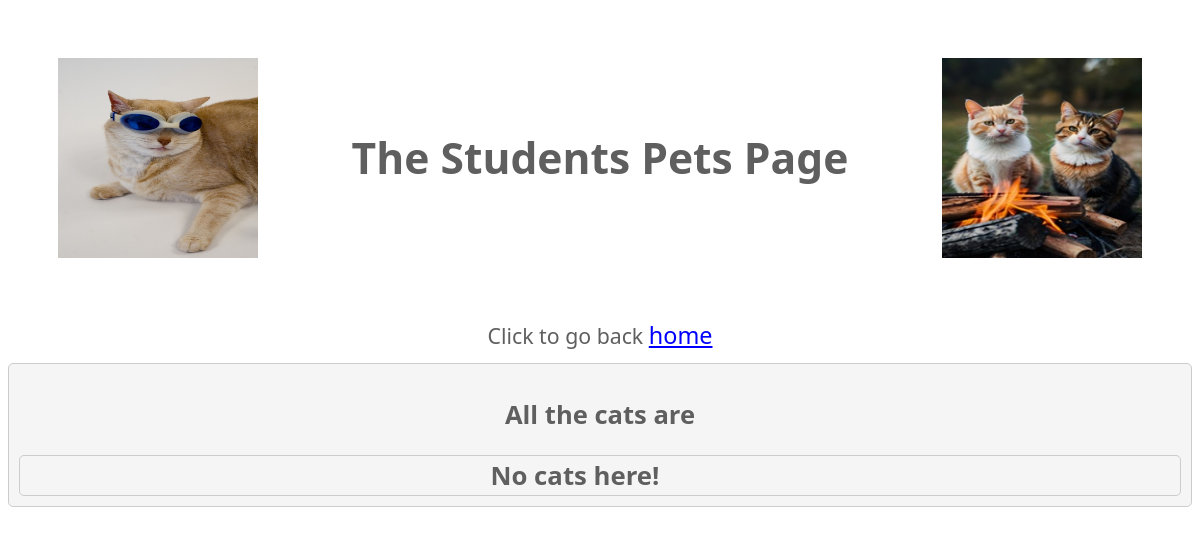
The page /petsApp/pets/ on the database as committed earlier.
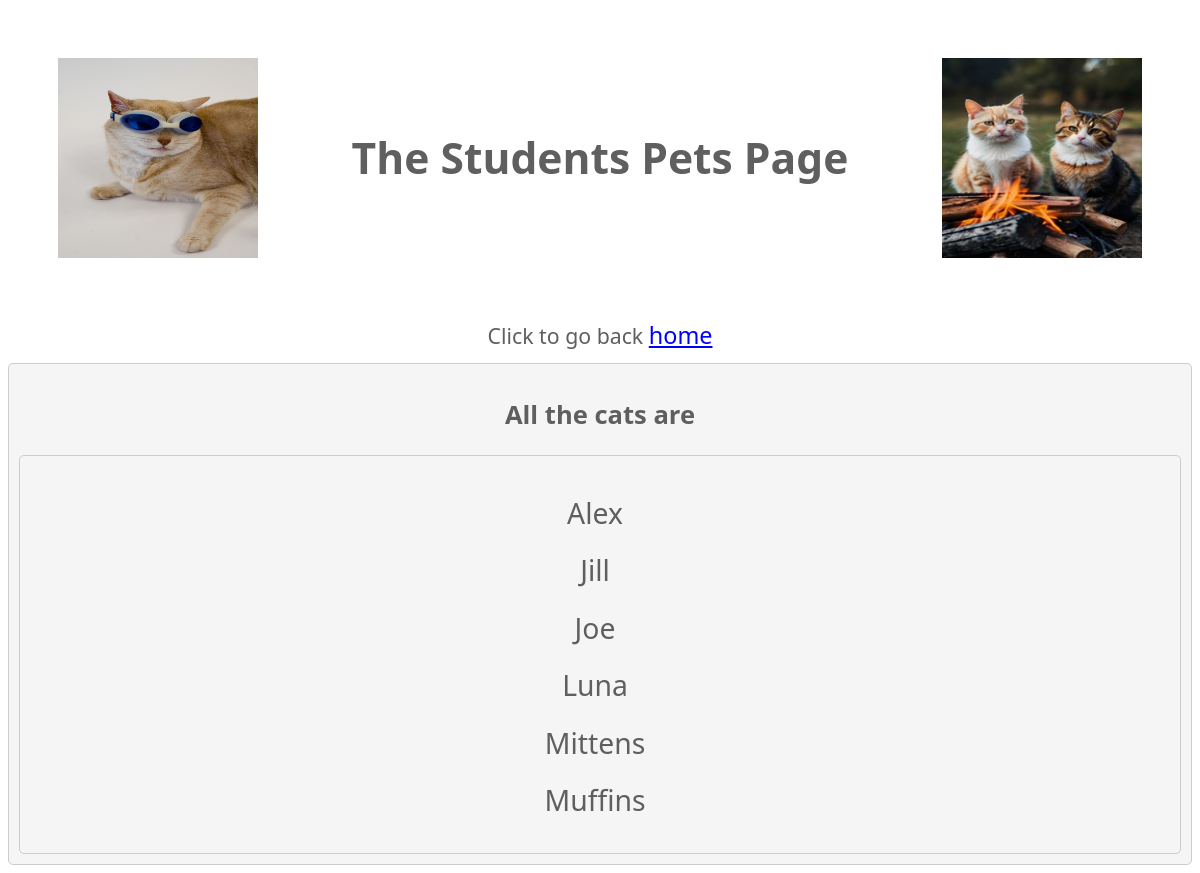
The same page on the database as committed later.
### petsApp/models.py (models this page shows, shortened)
class Cats(models.Model):
    owner = models.ForeignKey('Student', on_delete=models.CASCADE)
    name = models.CharField(max_length=32)
    class Meta:
        verbose_name_plural = 'Cats'

### petsApp/views.py (the view)
# urls.py: path('pets/', views.pets, name='pets'),
def pets(request):
    cats = Cats.objects.all().order_by('name')
    return render(request, 'petsApp/pets.html', {'cats': cats})

### templates/petsApp/pets.html (shortened to what this page needs)
<!DOCTYPE html>
{% load static %}
<html lang="en">
    <head>
         <link rel="stylesheet" type="text/css" href="{% static 'cssSauce/pets.css' %}" />
        <div id="images">
            <img src="{% static 'images/cats-with-goggels.jpg' %}"  alt="image of a cat with goggles on"/>
            <h1>The Students Pets Page</h1>
            <img src="{% static 'images/cats_with_fire.jpg' %}"  alt="image of cats at a fire"/>
        </div>
    </head>
    <body>
      <div id="link">
        Click to go back <a href="/petsApp">home</a> <br />
      </div>
      <div id="main-block">
          <h2>All the cats are</h2>
      <div id="list">
      {% if cats %}
          <ul>
      {% for cat in cats %}
        <li>{{ cat.name }} </li>
      {% endfor %}
              </ul>
      {% else %}
          <strong>No cats here!</strong>
      {% endif %}
          </div>
          </div>
    </body>
 </html>

### static/cssSauce/pets.css (style rules this page uses)
* { font-family: "Segoe UI", system-ui, sans-serif; font-size: 1.1em; line-height: 1.5em; color: #5f5f5f; }
h1 { text-align: center; font-size: 2em; }
h2 { text-align: center; font-size: 1.2em; }
ul { list-style-type: none; font-size: 1.1em; }
li { padding-top: 10px; padding-bottom: 5px; }
#list { padding-right: 50px; border: 1px solid #ccc; border-radius: 5px; }
#images { display: flex; justify-content: space-between; align-items: center; padding: 50px; }
#images img { height: 200px; width: 200px; }
#main-block { background-color: #f5f5f5; padding: 10px; border: 1px solid #ccc; border-radius: 5px; text-align: center; }
a { color: blue; text-align: center; }
#link { text-align: center; font-size: 1.1em; line-height: 1.5em; padding: 10px; }

Rows that differ between the two databases and show on the page:
added Cats: name "Alex"
added Cats: name "Jill"
added Cats: name "Joe"
added Cats: name "Luna"
added Cats: name "Mittens"
added Cats: name "Muffins"
Other text that changed with them:
text no longer shown: "No cats here!"
